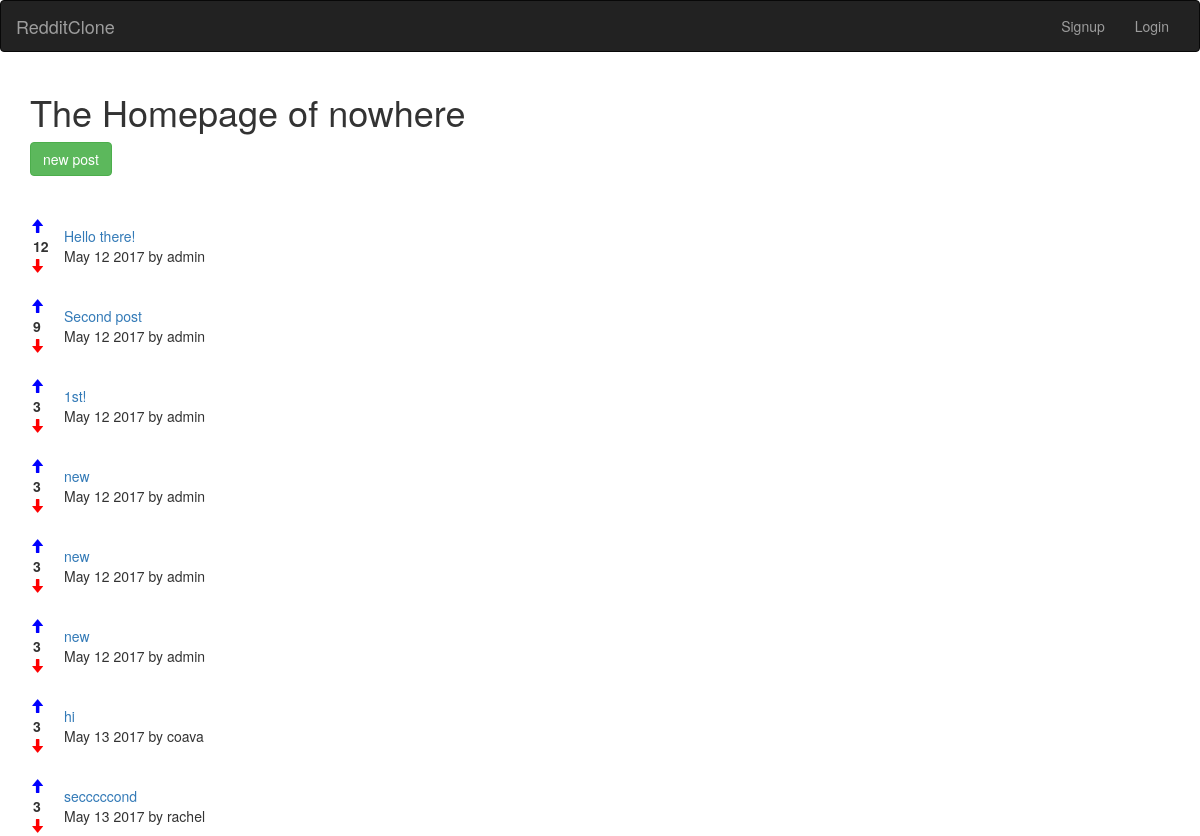
The app's page /, older data.
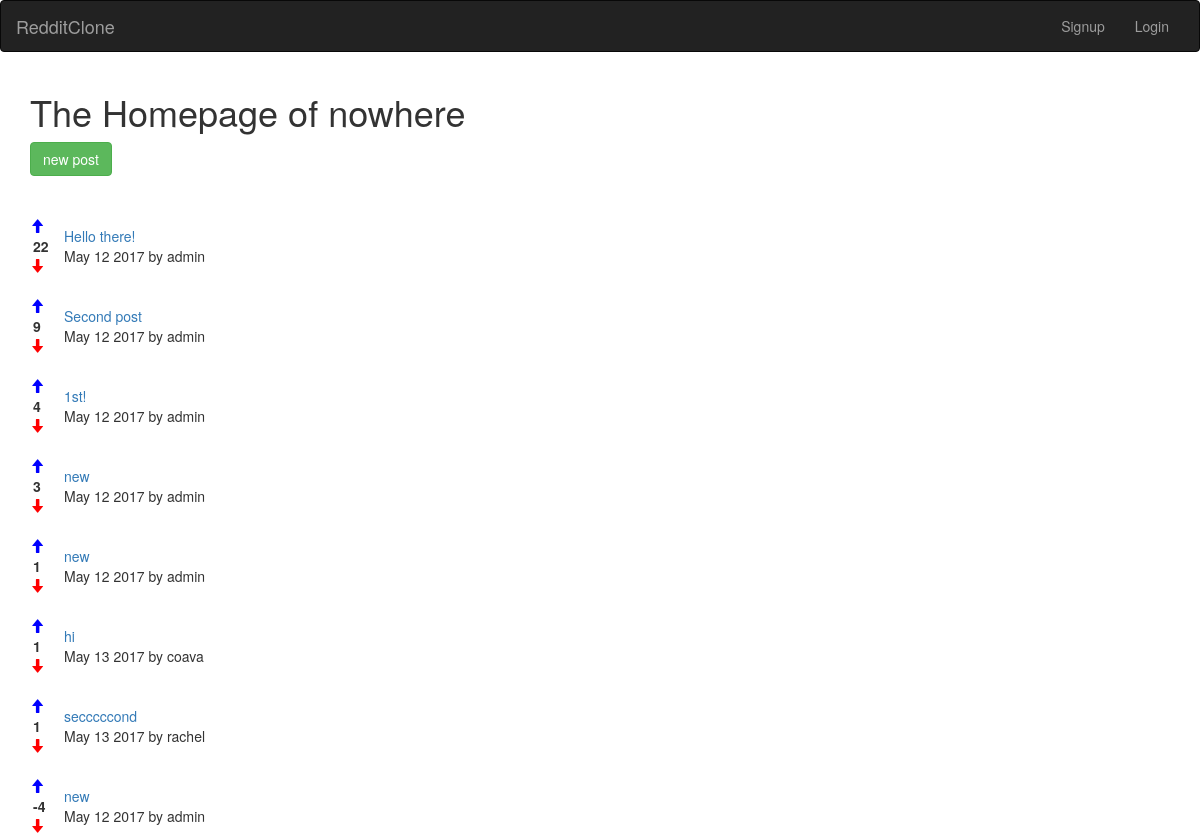
The same page, newer data.
### posts/models.py (models this page shows)
class Posts(models.Model):
    title = models.CharField(max_length=200)
    url = models.TextField()
    pub_date = models.DateTimeField()
    author = models.ForeignKey(User)
    votes_total = models.IntegerField(default=1)
    def pub_date_pretty(self):
        return self.pub_date.strftime('%b %e %Y')

### posts/views.py (the view)
# urls.py: 2. Add a URL to urlpatterns:  url(r'^$', views.home, name='home')
def home(request):
    posts = Posts.objects.order_by('-votes_total')
    return render(request, 'posts/home.html', {'posts': posts})

### posts/templates/posts/home.html (shortened to what this page needs)
{% extends 'base.html' %}
{% block content %}
<h1>The Homepage of nowhere</h1>
<a class="btn btn-success" href="{% url 'posts:create' %}">new post</a>
<br>
<br>
{% for post in posts.all %}
<table>
	<tr>
		<td>
			<a href="#" onClick="document.getElementById('upvote{{ post.id }}').submit()">
				<span class="glyphicon glyphicon-arrow-up" aria-hidden="true" style="padding-right: 20px; color: blue;"></span>
			</a>
			<br><strong style="padding-left: 3px;">{{ post.votes_total }}</strong><br>
			<a href="#" onClick="document.getElementById('downvote{{ post.id }}').submit()">
			<span class="glyphicon glyphicon-arrow-down" aria-hidden="true" style="color: red;"></span>
			</a>
		</td>
		<td>
			<a href="{{ post.url }}" target="_blank">{{ post.title }}</a>
			<br>{{ post.pub_date_pretty }} by {{ post.author.username }}
		</td>
	</tr>
	<br>
</table>
{% endfor %}
{% endblock %}

Row changes from the older to the newer data that the page shows:
changed Posts "Hello there!": votes_total "12" → "22"
changed Posts "1st!": votes_total "3" → "4"
changed Posts (number 5 of 8 on the later page): votes_total "3" → "1"
changed Posts "hi": votes_total "3" → "1"
changed Posts "secccccond": votes_total "3" → "1"
changed Posts (number 8 of 8 on the later page): votes_total "3" → "-4"; moves down the list
